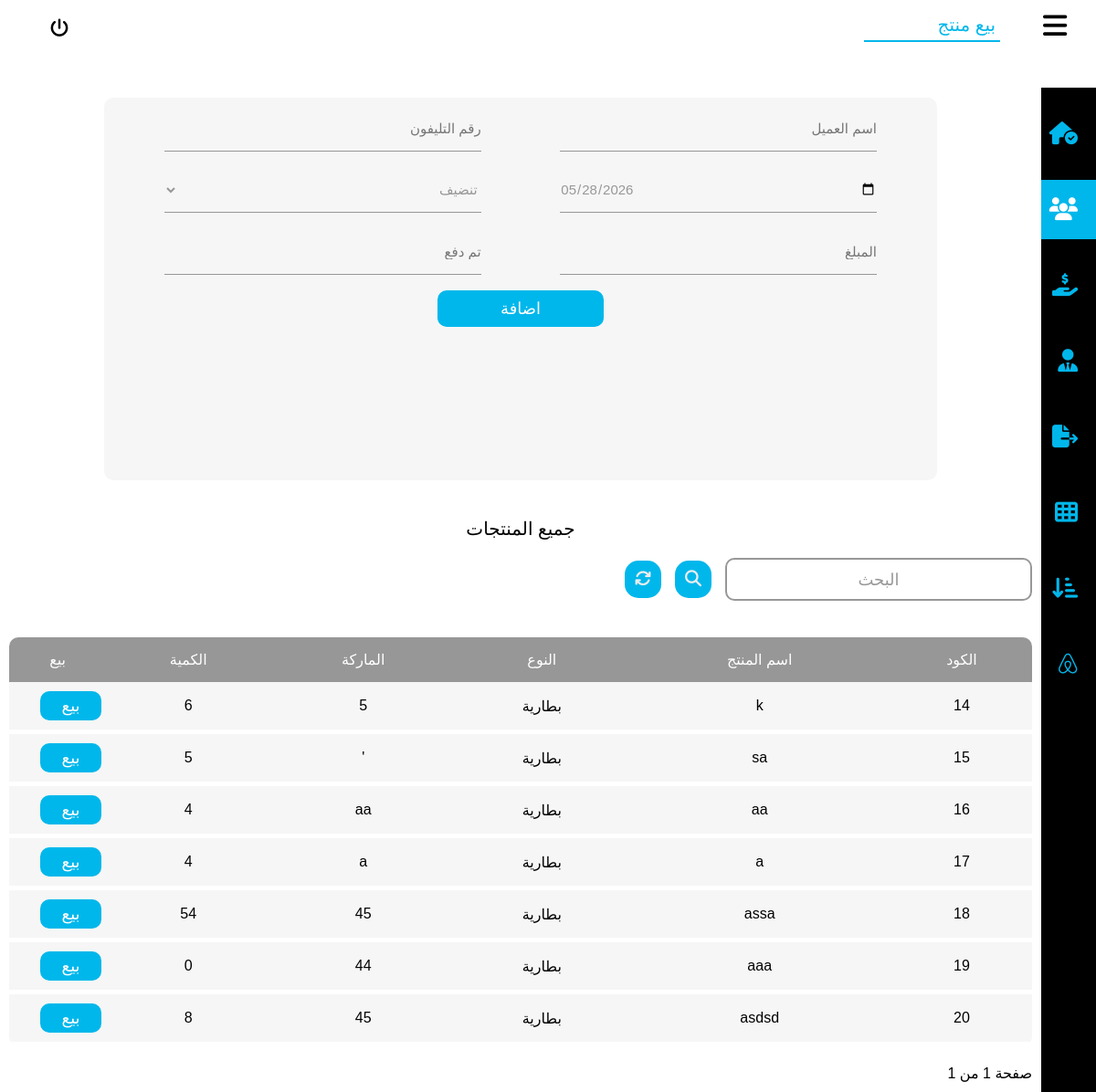
The app's page /sales with its own data.
### user/models.py (models this page shows)
class Item(models.Model):
    name = models.CharField(max_length=100, blank=True, null=True)
    kind = models.ForeignKey(Kind, on_delete=models.CASCADE, null=True)
    prand = models.CharField(max_length=100, blank=True, null=True)
    quantity = models.PositiveIntegerField(blank=True, null=True)
    price = models.DecimalField(max_digits=10, decimal_places=2, blank=True, null=True)
    date = models.DateTimeField(blank=True, null=True)

class Kind(models.Model):
    name = models.CharField(max_length=100, blank=True, null=True)

### user/views.py (the view)
# urls.py: path('sales',views.sale_page, name='sales' ),
def sale_page(request):
    all_items = Item.objects.all().order_by("-date")
    page = request.GET.get('page')
    items_list = paginate(all_items, page, per_page=20)
    if 'search' in request.POST:
        search_input = request.POST.get('searchInput')
        items_list = list(Item.objects.filter(Q(name__icontains=search_input)))
    return render(request, "sales.html", {"items": items_list})

### user/views.py (called while the page is built)
def paginate(queryset, page, per_page=20):
    paginator = Paginator(queryset, per_page)
    try:
        return paginator.page(page)
    except PageNotAnInteger:
        return paginator.page(1)
    except EmptyPage:
        return paginator.page(paginator.num_pages)

### templates/sales.html (shortened to what this page needs)
{% load static %}
<!DOCTYPE html>
<html lang="en">
<head>
    <link rel="stylesheet" href=" {% static "css/style.css" %} ">
    <link rel="stylesheet" href=" {% static "css/all.min.css" %} ">
    <link rel="stylesheet" href=" {% static "css/fontawesome.min.css" %} ">
</head>
<body>
    <header>
        <div class="main">
            <div class="minhead">
                <i class="fa-solid fa-bars" id="rightconexpend"></i>
            </div>
            <ul>
                <li class="selected"><a href="{% url "sales" %}">بيع منتج</a></li>
            </ul>
        </div>
        <div class="username">
                <a href="{% url "logout" %}"><i class="fa-solid fa-power-off"></i></a>
        </div>
    </header>
    <div class="backcon">
        <div class="rightcon">
            <ul>
                <a href="{% url "home" %}">
                    <li>
                        <i class="fa-solid fa-house-circle-check"></i>
                    </li>
                </a>
                <a href= "{% url "sales" %}">
                    <li class="activeli">
                        <i class="fa-solid fa-users"></i>
                    </li>
                </a>
                <a href="{% url "tempsales" %}">
                    <li>
                        <i class="fa-solid fa-hand-holding-dollar"></i>
                    </li>
                </a>
                <a href="{% url "loses" %}">
                    <li>
                        <i class="fa-solid fa-user-tie"></i>
                    </li>
                </a>
                <a href="{% url "items" %}">
                    <li >
                        <i class="fa-solid fa-file-export"></i>
                    </li>
                </a>
                <a href="{% url "profits" %}">
                    <li>
                        <i class="fa-solid fa-table-cells"></i>
                    </li>
                </a>
                <a href="{% url "shorts" %}">
                    <li>
                        <i class="fa-solid fa-arrow-down-short-wide"></i>
                    </li>
                </a>
                <a href="{% url "daycome" %}">
                    <li>
                        <i class="fa-brands fa-airbnb"></i>
                    </li>
                </a>
            </ul>
        </div>
        <div class="leftcon">
            <form action="" class="othersell">
                <div class="addinputs">
                    <input type="text" name="" placeholder="اسم العميل">
                    <input type="number" name="" placeholder="رقم التليفون">
                    <input type="date" name="" placeholder="التاريخ">
                    <select name="" id="" placeholder="العطل">
                        <option value="تنضيف">تنضيف</option>
                    </select>
                    <input type="number" name="" placeholder="المبلغ">
                    <input type="number" name="" placeholder="تم دفع">
                </div>
                <button>اضافة</button>
            </form>
            <div class="status">
                <h2>جميع المنتجات</h2>
                <form method="post" action="" style="width: 100%;display: flex;align-items: center;justify-content: center;flex-direction: column;">
                    <div class="addsell">
                        <div class="wraper">
                            <div class="first">
                                <input  name="searchInput" value="{{request.POST.searchInput}}" type="text" id="search_bar" class="search_bar" required >
                                <span>البحث</span>
                            </div>
                        </div>
                        <button name="search" class="sellbtn" style="width: 40px;"><i class="fa-solid fa-magnifying-glass"></i></button>
                        <a href="{% url "sales" %}" class="sellbtn" style="width: 40px; text-align:center;"><i class="fa-solid fa-arrows-rotate"></i></a>
                    </div>
                </form>
                <div style="width: 100%; overflow: scroll; height: fit-content;">
                    {% if items %}
                    <table class="sellstable">
                        <thead>
                            <tr>
                                <th>الكود</th>
                                <th>اسم المنتج</th>
                                <th>النوع</th>
                                <th>الماركة</th>
                                <th>الكمية</th>
                                <th>بيع</th>
                            </tr>
                        </thead>
                        <tbody>
                            {% for item in items %}
                            <tr>
                                <td>{{item.id}}</td>
                                <td>{{item.name}}</td>
                                <td>{{item.kind.name}}</td>
                                <td>{{item.prand}}</td>
                                <td>{{item.quantity}}</td>
                                <td><button class="sellprod" id="sellsups" metadata='
                                    <form method="post" action="{% url "sell" item.id %}" style="width: 100%;display: flex;align-items: center;justify-content: center;flex-direction: column;">
                                        {% csrf_token %}
                                        <input name="item" value="{{ item.id }}" type="hidden">
                                        <h3 style="color:#3D4B64;">بيع منتج</h3>
                                            <div class="addsell">
                                                <div style="width:50%;height:fit-content;">
                                                    <ul>
                                                        <li>اسم المنتج : <span>{{item.name}}</span></li>
                                                        <li>النوع : <span>{{item.kind.name}}</span></li>
                                                        <li>الماركة : <span>{{item.prand}}</span></li>
                                                        <li>سعر المنتج : <span>{{item.price}} جنيه</span></li>
                                                        <li> الكمية المتاحة : <span>{{item.quantity}}</span></li>
                                                    </ul>
                                                </div>
                                            <div style="width:50%;display:flex;justify-content:center;align-items:center;flex-direction:column;margin-top:40px;">
                                                <div class="wraper" style="width:35%;position:absolute; top:5%;z-index:1000;">
                                                    <div class="first">
                                                        <input onfocus="selection()" type="text" name="client_name" id="prod_input"  class="search_bar"  >
                                                        <span>اسم العميل</span>
                                                    </div>
                                                    <div class="search_res" id="search_res">
                                                        <table id="suplliersull" style="padding:0;margin:0;width:100%;">
                                                            <th></th>
                                                            <tbody id="suplliersul">
                                                            </tbody>
                                                        </table>
                                                    </div>
                                                </div>
                                                <div class="wraper" style="width: 70%;">
                                                    <div class="second">
                                                        <input name= "date" value="" type="date" id="search_bar" class="search_bar" >
                                                        <span>التاريخ</span>
                                                    </div>
                                                </div>
                                                <div class="wraper" style="width: 70%;margin:10px;">
                                                    <div class="second">
                                                        <input name= "client_phone" value="" type="number" id="search_bar" class="search_bar" >
                                                        <span>رقم الموبايل</span>
                                                    </div>
                                                </div>
                                                <div class="wraper" style="width: 70%;margin:10px;">
                                                    <div class="second">
                                                        <input name= "crash" type="text" id="search_bar" class="search_bar" >
                                                        <span>العطل</span>
                                                    </div>
                                                </div>
                                                <div class="wraper" style="width: 70%;margin:10px;">
                                                    <div class="second">
                                                        <select name="method"  style="font-size:18px;" id="search_bar" class="search_bar">
                                                            <option style="font-size:18px;" value="نقدية">نقدية</option>
                                                            <option style="font-size:18px;" value="محفظة">محفظة</option>
                                                        </select>
                                                        <span>طريقة الدفع</span>
                                                    </div>
                                                </div>
                                            </div>
                                        </div>
                                        <div class="addsell">
                                            <div class="wraper" style="width: 20%;margin:0 10px;">
                                                <div class="second">
                                                    <input name= "sale_price" min="0" value="" onkeyup="subTotal()" type="number" id="sell_price" class="search_bar" required>
                                                    <span>سعر البيع</span>
                                                </div>
                                            </div>
                                            <div class="wraper" style="width: 20%;margin:0 10px;">
                                                <div class="second">
                                                    <input name= "sale_quantity" min="0" value="1" type="number" onkeyup="subTotal()" id="sell_quant" class="search_bar" required>
                                                    <span>الكمية المباعة</span>
                                                </div>
                                            </div>
                                            <div class="wraper" style="width: 20%;margin:0 10px;">
                                                <div class="second">
                                                    <input min="0" value="1" type="number" id="sell_subTotal" class="search_bar" readonly>
                                                    <span>اجمالى</span>
                                                </div>
                                            </div>
                                            <div class="wraper" style="width: 20%;margin:0 10px;">
                                                <div class="second">
                                                    <input name= "paid" min="0" type="number" onkeyup="remainprice()" id="sell_pay" class="search_bar" required>
                                                    <span>دفع</span>
                                                </div>
                                            </div>
                                            <div class="wraper" style="width: 20%;margin:0 10px;">
                                                <div class="second">
                                                    <input name= "remain" min="0" value="" type="number" id="sell_remain" class="search_bar" readonly >
                                                    <span>الباقى</span>
                                                </div>
                                            </div>
                                        </div>
                                        <button name= "sell" class="sellbtn">بيع</button>
                                    </form>
                                    '>بيع</button></td>
                                </tr>
                                {% endfor %}
                        </tbody>
                    </table>
                    <div class="btnnav">
                        <div>
                            <p>صفحة {{ items.number }} من {{ items.paginator.num_pages }}</p>
                        </div>
                    </div>
                </div>
            </div>
        </div>
        {% else %}
        <h2 style="width: 100%;text-align: center;color: #303C54;margin-bottom: 20px;">لا يوجد بضاعة</h2>
        {% endif %}
    </div>
</body>
</html>

### records on screen
Item: id "14", name "k", kind.name "بطارية", prand "5", quantity "6"
Item: id "15", name "sa", kind.name "بطارية", prand "'", quantity "5"
Item: id "16", name "aa", kind.name "بطارية", prand "aa", quantity "4"
Item: id "17", name "a", kind.name "بطارية", prand "a", quantity "4"
Item: id "18", name "assa", kind.name "بطارية", prand "45", quantity "54"
Item: id "19", name "aaa", kind.name "بطارية", prand "44", quantity "0"
Item: id "20", name "asdsd", kind.name "بطارية", prand "45", quantity "8"

### other values on screen
{{ items.paginator.num_pages }} "1"
